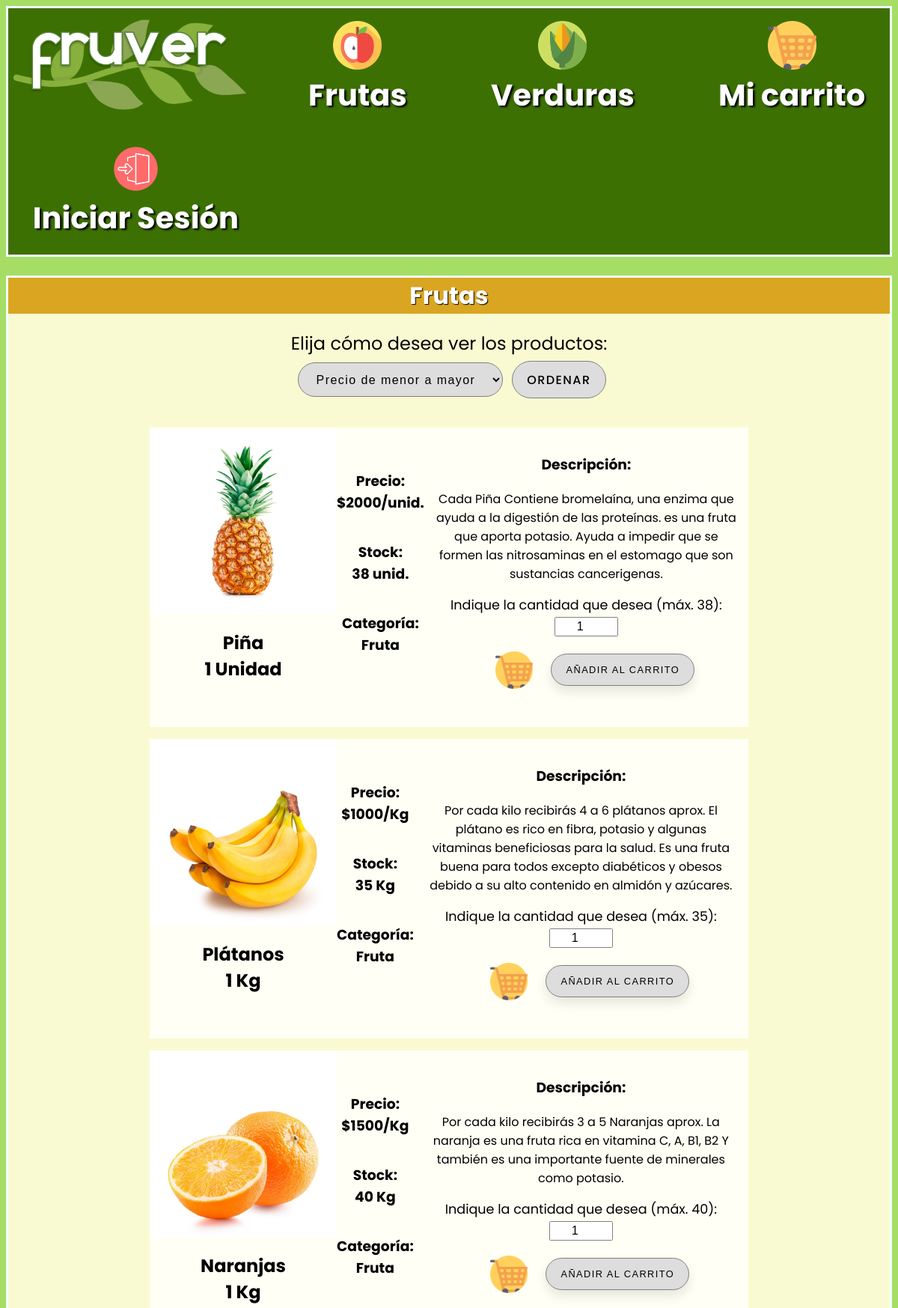
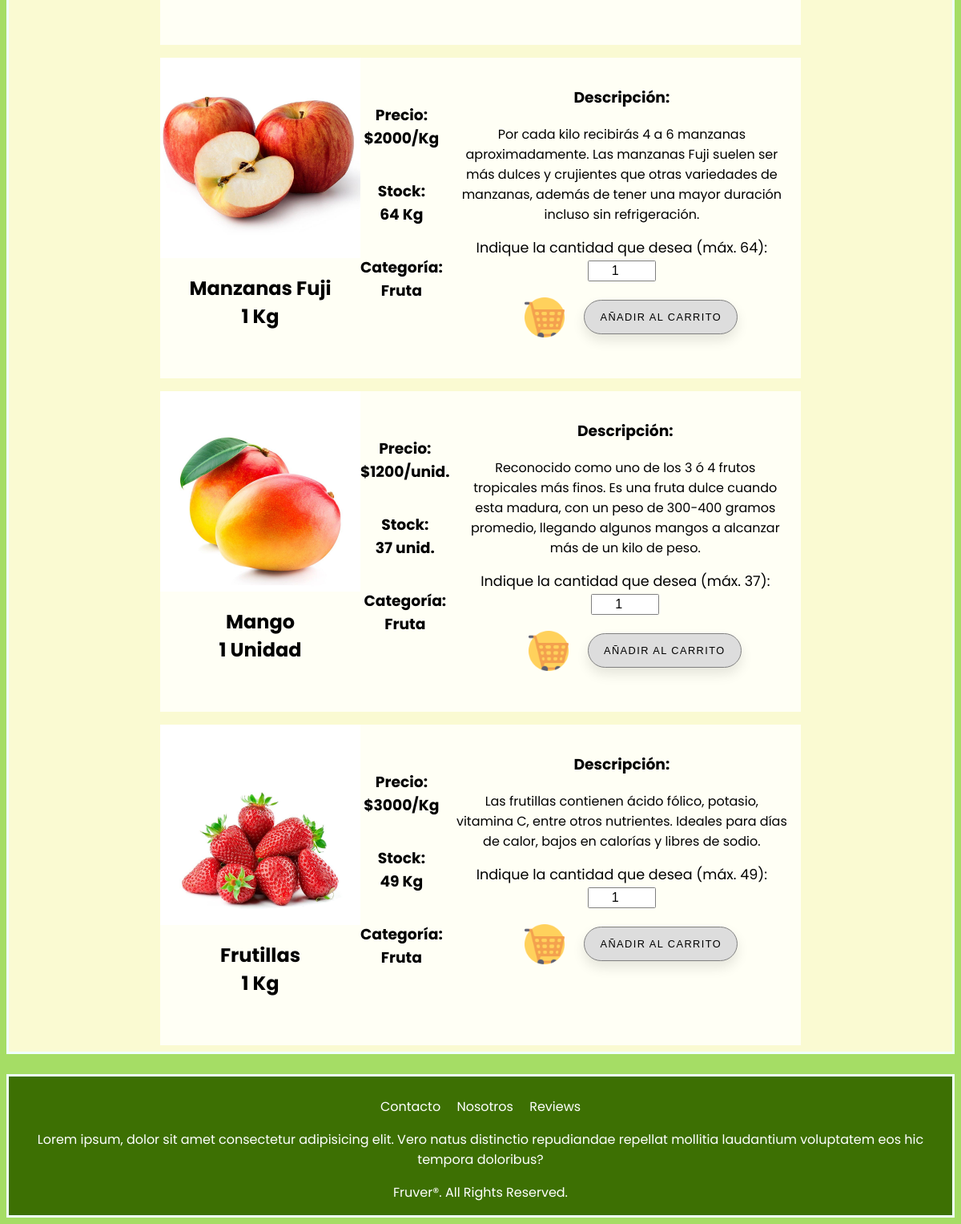
Screenshot of /pedidos/frutas/ with the database file from the repository (2 pictures, top to bottom).
### Productos/models.py (models this page shows, shortened)
class Producto(models.Model):
    nombre_producto = models.CharField(max_length=30)
    tipo_producto = models.CharField(max_length=20)
    precio_producto = models.IntegerField(default=0)
    modo_venta = models.CharField(max_length=30)
    stock_producto = models.IntegerField(default=0)
    descripcion_producto = models.TextField(max_length=350)
    imagen_producto = models.ImageField(null=True, blank=True)

### Pedidos/views.py (the view)
# urls.py: path('frutas/', views.frutas, name='fruver-frutas'), #Sección de frutas a la venta
def frutas(request):
    frutas = Producto.objects.filter(tipo_producto='Fruta')
    context = {'frutas': frutas}
    return render(request, 'Pedidos/frutas.html', context)

### Pedidos/context_processor.py (called while the page is built)
def total_pedido(request):
    total = 0
    if request.user.is_authenticated:
        if "carrito" in request.session.keys():
            for key, value in request.session["carrito"].items():
                total += int(value["subtotal"])
    return {"total_pedido": total}

### Pedidos/templates/Pedidos/frutas.html (shortened to what this page needs)
{% extends "Home/base.html" %}
{% load static %}
{% block stylesheet %}
<link rel="stylesheet" href="{% static 'Pedidos/styles/frutas.css' %}">
{% endblock stylesheet %}
{% block content %}
    <h1>Frutas</h1>
    <section class="combobox" >
        <label for="ordenar">Elija cómo desea ver los productos:</label><br>
        <form action="{% url 'fruver-filtrarfrutas' %}" method="POST">
            <select name="ordenar" id="ordenar">
                <option value="precio_producto">Precio de menor a mayor</option>
            </select>
            <button type="submit" class="order">Ordenar</button>
        </form><br>
    </section>
    <section class="productoss" >
        {% for fruta in frutas %}
            <div class="producto">
                <div class="box1">
                    <img src="{{fruta.imagen_producto.url}}" alt={{fruta.nombre_producto}} width="250" height="250">
                    <h2>{{fruta.nombre_producto}}<br>1 {{fruta.modo_venta}}</h2>
                </div>
                <div class="box2">
                    <h3>Precio:<br>${{fruta.precio_producto}}{% if fruta.modo_venta == 'Kg'%}/Kg{% elif fruta.modo_venta == 'Unidad'%}/unid.{% endif %}</h3>
                    {% if fruta.stock_producto == 0 %}
                        <h3 style="color: firebrick">Sin Stock</h3>
                    {% elif fruta.stock_producto > 0 %}
                        <h3>Stock:<br>{{fruta.stock_producto}} {% if fruta.modo_venta == 'Kg'%}Kg{% elif fruta.modo_venta == 'Unidad'%}unid.{% endif %}</h3>
                    {% endif %}
                    <h3>Categoría:<br>{{fruta.tipo_producto}}</h3>
                </div>
                <div class="box3">
                    <h3>Descripción:</h3>
                    <p>{{fruta.descripcion_producto}}</p>
                    <form action="{% url 'fruver-agregarproducto' fruta.id %}" method="POST">
                        <label class="cantidad" for="cantidad">Indique la cantidad que desea (máx. {{fruta.stock_producto}}):</label><br>
                        <input type="number" name="cantidad" id="cantidad" value="1" min="1" max={{fruta.stock_producto}} width="1"><br>
                        <div class="shoppingcart">
                            <img src="{% static 'Home/images/navbar/cart.png' %}" alt="Carrito de compras" width="50" height="50" style="margin:1rem 1.5rem;">
                            <button type="submit" class="addcart">Añadir al carrito</button>
                        </div>
                    </form>
                </div>
            </div>
        {% endfor %}
    </section>
{% endblock content %}

### Home/static/Home/styles/base.css (style rules this page uses)
body { font-family: 'Poppins', sans-serif; background-color: #a5dd65; }

### Pedidos/static/Pedidos/styles/frutas.css (style rules this page uses)
h1 { background-color: goldenrod; color: white; margin-top: 0rem; text-shadow: 1px 1px 1px black; }
label { font-size: 1.5rem; }
select { margin: 0.5rem; font-size: 1.3rem; border: solid 0.1rem grey; border-radius: 2rem; font-size: 1rem; letter-spacing: 0.09rem; padding: 0.8em 1.2em; color: black; background-color: rgb(221, 221, 221); }
.productoss { display: flex; flex-flow: row wrap; justify-content: center; align-items: center; }
.producto { background-color: rgb(255, 255, 245); width: 50rem; height: 25rem; margin: 0.5rem; display: flex; }
.box1 { display: flex; flex-flow: column wrap; }
.box2 { display: flex; flex-flow: column wrap; }
.box3 { margin: 1rem 1rem; font-size: 1rem; }
.cantidad { font-size: 1.1rem; }
.order { position: relative; font-size: 1rem; text-transform: uppercase; letter-spacing: 0.09rem; padding: 0.7em 1.2em; display: inline-block; border: solid 0.1rem grey; border-radius: 2rem; transition: all .2s; font-family: inherit; font-weight: 500; color: black; background-color: rgb(221, 221, 221); }
.order::after { content: ""; display: inline-block; height: 100%; width: 100%; border-radius: 100px; position: absolute; top: 0; left: 0; z-index: -1; transition: all .4s; }
.order::after { background-color: white; }
#cantidad { margin: 0.2rem; font-size: 1rem; border: solid 0.1rem grey; border-radius: 0.1rem; letter-spacing: 0.09rem; padding: 0.2em 0.1em; color: black; background-color: white; text-align: center; width: 5rem; }
.shoppingcart { display: flex; flex-flow: row wrap; justify-content: center; align-items: center; }
.addcart { padding: 1em 1.5em; font-size: 0.8rem; text-transform: uppercase; letter-spacing: 0.09rem; font-weight: 500; color: #000; background-color: rgb(221, 221, 221); border: solid 0.1rem grey; border-radius: 2rem; box-shadow: 0px 8px 15px rgba(0, 0, 0, 0.1); transition: all 0.3s ease 0s; cursor: pointer; outline: none; }

### rows the page displays
Producto: imagen_producto (picture), nombre_producto "Piña", modo_venta "Unidad", precio_producto "2000", shows "/unid.", stock_producto "38", tipo_producto "Fruta", descripcion_producto "Cada Piña Contiene bromelaína, una enzima que ayuda a la digestión de las proteínas. es una fruta que aporta potasio. Ayuda a impedir que se formen las nitrosaminas en el estomago que son sustancias cancerigenas."
Producto: imagen_producto (picture), nombre_producto "Plátanos", modo_venta "Kg", precio_producto "1000", shows "/Kg", stock_producto "35", tipo_producto "Fruta", descripcion_producto "Por cada kilo recibirás 4 a 6 plátanos aprox. El plátano es rico en fibra, potasio y algunas vitaminas beneficiosas para la salud. Es una fruta buena para todos excepto diabéticos y obesos debido a su alto contenido en almidón y azúcares."
Producto: imagen_producto (picture), nombre_producto "Naranjas", modo_venta "Kg", precio_producto "1500", shows "/Kg", stock_producto "40", tipo_producto "Fruta", descripcion_producto "Por cada kilo recibirás 3 a 5 Naranjas aprox. La naranja es una fruta rica en vitamina C, A, B1, B2 Y también es una importante fuente de minerales como potasio."
Producto: imagen_producto (picture), nombre_producto "Manzanas Fuji", modo_venta "Kg", precio_producto "2000", shows "/Kg", stock_producto "64", tipo_producto "Fruta", descripcion_producto "Por cada kilo recibirás 4 a 6 manzanas aproximadamente. Las manzanas Fuji suelen ser más dulces y crujientes que otras variedades de manzanas, además de tener una mayor duración incluso sin refrigeración."
Producto: imagen_producto (picture), nombre_producto "Mango", modo_venta "Unidad", precio_producto "1200", shows "/unid.", stock_producto "37", tipo_producto "Fruta", descripcion_producto "Reconocido como uno de los 3 ó 4 frutos tropicales más finos. Es una fruta dulce cuando esta madura, con un peso de 300-400 gramos promedio, llegando algunos mangos a alcanzar más de un kilo de peso."
Producto: imagen_producto (picture), nombre_producto "Frutillas", modo_venta "Kg", precio_producto "3000", shows "/Kg", stock_producto "49", tipo_producto "Fruta", descripcion_producto "Las frutillas contienen ácido fólico, potasio, vitamina C, entre otros nutrientes. Ideales para días de calor, bajos en calorías y libres de sodio."
